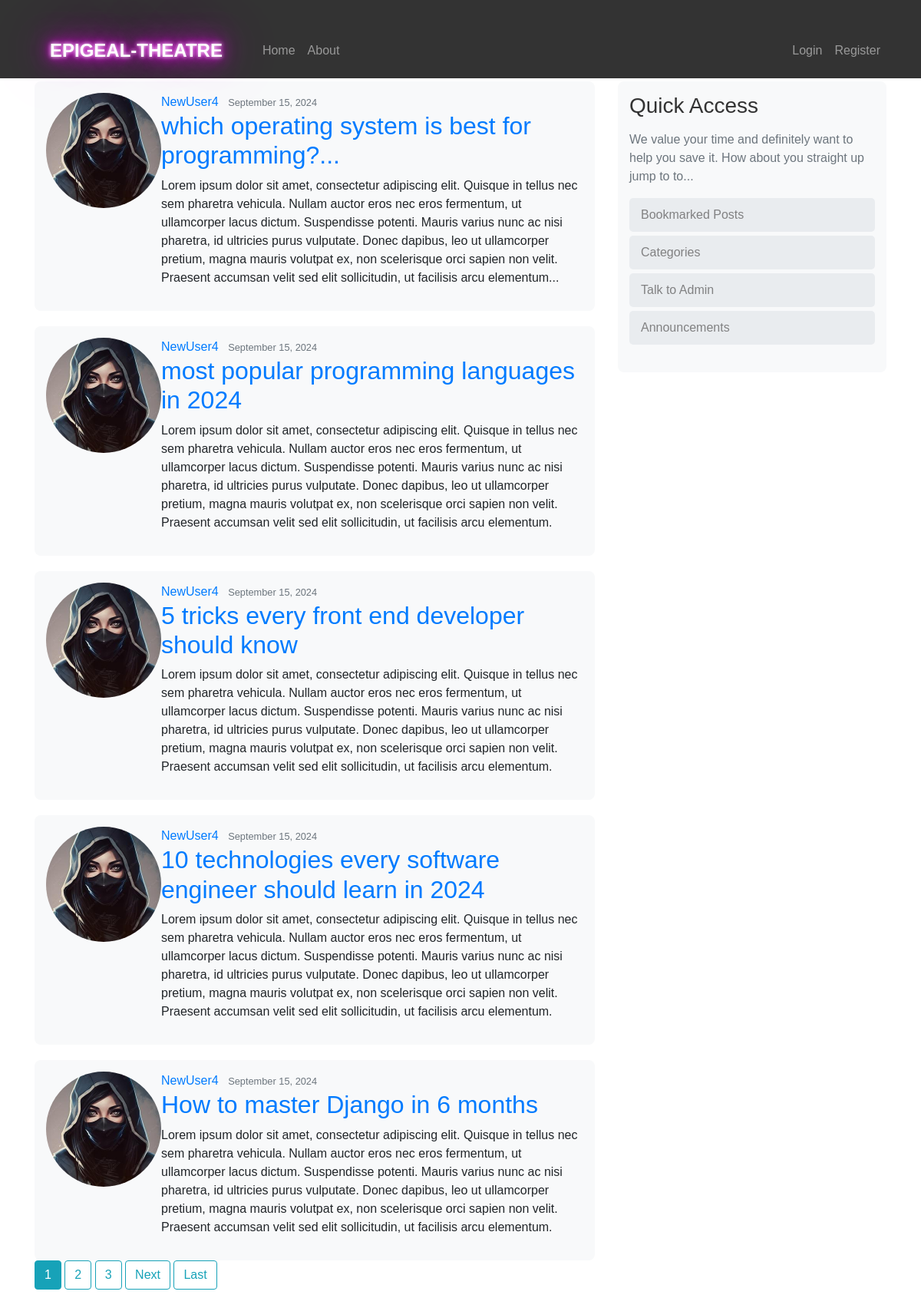
The page / on the database its author committed.
### blog/models.py (models this page shows, shortened)
class Post(models.Model):
	title = models.CharField(max_length=100)
	content = models.TextField()
	date_posted = models.DateTimeField(default=timezone.now)
	author = models.ForeignKey(User, on_delete=models.CASCADE)

### users/models.py (models this page shows, shortened)
class Profile(models.Model):
    user = models.OneToOneField(User, on_delete=models.CASCADE)
    image = models.ImageField(default='default.jpg', upload_to='profile_pics')

### blog/views.py (the view)
# urls.py: path('', PostListView.as_view(), name='blog-home'),
class PostListView(ListView):
	model = Post
	template_name = 'blog/home.html' #<app>/<model>_<viewtype>.html
	context_object_name = 'posts'
	ordering = ['-date_posted']
	paginate_by = 5

### blog/templates/blog/home.html (shortened to what this page needs)
{% extends "blog/master.html" %}
{% block content %}
    {% for post in posts %}
        <article class="media content-section">
          <img class ="rounded-circle article-img"src="{{ post.author.profile.image.url  }}">
          <div class="media-body">
            <div class="article-metadata">
              <a class="mr-2" href="{% url 'user-posts' post.author.username %}">{{ post.author }}</a>
              <small class="text-muted">{{ post.date_posted|date:"F d, Y" }}</small>
            </div>
            <h2><a class="article-title" href="{% url 'post-detail' post.id %}">{{ post.title }}</a></h2>
            <p class="article-content">{{ post.content }}</p>
          </div>
        </article>
    {% endfor %}
    {% if is_paginated %}
      {% for num in page_obj.paginator.page_range %}
        {% if page_obj.number == num %}
          <a class="btn btn-info mb-4"href="?page="{{ num }}>{{ num }}</a>
        {% elif num > page_obj.number|add:'-3' and num < page_obj.number|add:'3'%}
          <a class="btn btn-outline-info mb-4"href="?page="{{ num }}>{{ num }}</a>
        {% endif %}
      {% endfor %}
      {% if page_obj.has_next %}
        <a class="btn btn-outline-info mb-4"href="?page={{ page_obj.next_page_number }}">Next</a>
        <a class="btn btn-outline-info mb-4"href="?page={{ page_obj.paginator.num_pages }}">Last</a>
      {% endif %}
    {% endif %}
{% endblock content %}

### blog/templates/blog/master.html (shortened to what this page needs)
{% load static %}
<!DOCTYPE html>
<html>
<head>
    <link rel="stylesheet" href="https://maxcdn.bootstrapcdn.com/bootstrap/4.0.0/css/bootstrap.min.css">
    <link rel="stylesheet" type="text/css" href="{% static 'blog/main.css' %}">
</head>
<body>
    <header class="site-header">
      <nav class="navbar navbar-expand-md navbar-dark bg-steel fixed-top">
        <div class="container">
          <a class="navbar-brand mr-4" href="{% url 'blog-home' %}">EPIGEAL-THEATRE</a>
          <div class="collapse navbar-collapse" id="navbarToggle">
            <div class="navbar-nav mr-auto">
              <a class="nav-item nav-link" href="{% url 'blog-home' %}">Home</a>
              <a class="nav-item nav-link" href="{% url 'blog-about' %}">About</a>
            </div>
            <div class="navbar-nav">
              {% if user.is_authenticated %}
                <a class="nav-item nav-link" href="{% url 'post-create' %}">New Post</a>
                <a class="nav-item nav-link" href="{% url 'profile' %}">Profile</a>
                <a class="nav-item nav-link" href="{% url 'logout' %}">Logout</a>
              {% else %}
                <a class="nav-item nav-link" href="{% url 'login' %}">Login</a>
                <a class="nav-item nav-link" href="{% url 'register' %}">Register</a>
              {% endif %}
            </div>
          </div>
        </div>
      </nav>
    </header>
    <main role="main" class="container">
      <div class="row">
        <div class="col-md-8">
          {% block content %}{% endblock %}
        </div>
       <div class="col-md-4">
        <div class="content-section">
          <h3>Quick Access</h3>
          <p class='text-muted'>We value your time and definitely want to help you save it. How about you straight up jump to to...
            <ul class="list-group">
              <li class="list-group-item list-group-item-light">Bookmarked Posts</li>
              <li class="list-group-item list-group-item-light">Categories</li>
              <li class="list-group-item list-group-item-light">Talk to Admin</li>
              <li class="list-group-item list-group-item-light">Announcements</li>
            </ul>
          </p>
        </div>
      </div>
      </div>
    </main>
</body>
</html>

### blog/static/blog/main.css (style rules this page uses)
body { font-family: Arial, sans-serif; padding-top: 56px; }
.container { margin-top: 30px; }
.navbar { background-color: #333; }
.navbar-brand { display: inline-block; padding: 10px 20px; font-size: 24px; font-weight: bold; text-decoration: none; color: #fff; animation: neon-glow 1.5s ease-in-out infinite alternate; text-shadow: 0 0 5px #fff, 0 0 10px #ff00ff, 0 0 20px #ff00ff, 0 0 40px #ff00ff, 0 0 80px #ff00ff; }
.navbar-nav .nav-link { color: #ddd; }
.content-section { background-color: #f8f9fa; padding: 15px; border-radius: 8px; margin-top: 20px; }
.content-section h3 { margin-bottom: 15px; color: #333; }
.content-section ul { list-style-type: none; padding-left: 0; }
.content-section .list-group-item { border: none; padding: 10px 15px; background-color: #e9ecef; border-radius: 5px; margin-bottom: 5px; transition: background-color 0.3s; }
.content-section img { width: 150px; height: auto; object-fit: contain; border-radius: 8px; }

### rows shown on the page
Post: author.profile.image (placeholder picture), author "NewUser4", date_posted "September 15, 2024", title "which operating system is best for programming?...", content "Lorem ipsum dolor sit amet, consectetur adipiscing elit. Quisque in tellus nec sem pharetra vehicula. Nullam auctor eros nec eros fermentum, ut ullamcorper lacus dictum. Suspendisse potenti. Mauris varius nunc ac nisi pharetra, id ultricies purus vulputate. Donec dapibus, leo ut ullamcorper pretium, magna mauris volutpat ex, non scelerisque orci sapien non velit. Praesent accumsan velit sed elit sollicitudin, ut facilisis arcu elementum..."
Post: author.profile.image (placeholder picture), author "NewUser4", date_posted "September 15, 2024", title "most popular programming languages in 2024", content "Lorem ipsum dolor sit amet, consectetur adipiscing elit. Quisque in tellus nec sem pharetra vehicula. Nullam auctor eros nec eros fermentum, ut ullamcorper lacus dictum. Suspendisse potenti. Mauris varius nunc ac nisi pharetra, id ultricies purus vulputate. Donec dapibus, leo ut ullamcorper pretium, magna mauris volutpat ex, non scelerisque orci sapien non velit. Praesent accumsan velit sed elit sollicitudin, ut facilisis arcu elementum."
Post: author.profile.image (placeholder picture), author "NewUser4", date_posted "September 15, 2024", title "5 tricks every front end developer should know", content "Lorem ipsum dolor sit amet, consectetur adipiscing elit. Quisque in tellus nec sem pharetra vehicula. Nullam auctor eros nec eros fermentum, ut ullamcorper lacus dictum. Suspendisse potenti. Mauris varius nunc ac nisi pharetra, id ultricies purus vulputate. Donec dapibus, leo ut ullamcorper pretium, magna mauris volutpat ex, non scelerisque orci sapien non velit. Praesent accumsan velit sed elit sollicitudin, ut facilisis arcu elementum."
Post: author.profile.image (placeholder picture), author "NewUser4", date_posted "September 15, 2024", title "10 technologies every software engineer should learn in 2024", content "Lorem ipsum dolor sit amet, consectetur adipiscing elit. Quisque in tellus nec sem pharetra vehicula. Nullam auctor eros nec eros fermentum, ut ullamcorper lacus dictum. Suspendisse potenti. Mauris varius nunc ac nisi pharetra, id ultricies purus vulputate. Donec dapibus, leo ut ullamcorper pretium, magna mauris volutpat ex, non scelerisque orci sapien non velit. Praesent accumsan velit sed elit sollicitudin, ut facilisis arcu elementum."
Post: author.profile.image (placeholder picture), author "NewUser4", date_posted "September 15, 2024", title "How to master Django in 6 months", content "Lorem ipsum dolor sit amet, consectetur adipiscing elit. Quisque in tellus nec sem pharetra vehicula. Nullam auctor eros nec eros fermentum, ut ullamcorper lacus dictum. Suspendisse potenti. Mauris varius nunc ac nisi pharetra, id ultricies purus vulputate. Donec dapibus, leo ut ullamcorper pretium, magna mauris volutpat ex, non scelerisque orci sapien non velit. Praesent accumsan velit sed elit sollicitudin, ut facilisis arcu elementum."

### other values the page prints
{{ num }} "1"
{{ num }} "2" "3"
